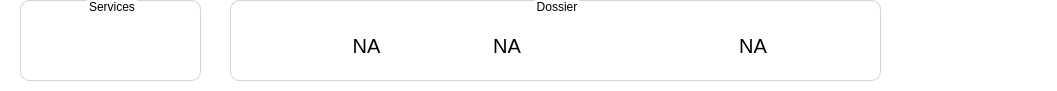
    <widget class="QFrame" name="topFrame">
     <property name="geometry">
      <rect>
       <x>0</x>
       <y>10</y>
       <width>1057</width>
       <height>91</height>
      </rect>
     </property>
     <property name="styleSheet">
      <string notr="true">background: transparent;
</string>
     </property>
     <property name="frameShape">
      <enum>QFrame::StyledPanel</enum>
     </property>
     <property name="frameShadow">
      <enum>QFrame::Raised</enum>
     </property>
     <widget class="QGroupBox" name="externalGroupBox">
      <property name="geometry">
       <rect>
        <x>20</x>
        <y>0</y>
        <width>181</width>
        <height>81</height>
       </rect>
      </property>
      <property name="styleSheet">
       <string notr="true">QGroupBox {
	font: 75 16pt &quot;Century Schoolbook L&quot;;
  border: 1px solid lightgrey;
  border-radius: 9px;
  margin-top: 0.5em;
  background: transparent;
}

QGroupBox::title {
     subcontrol-origin: margin;
     subcontrol-position: top center; 
}

QLabel {
background: transparent;
}</string>
      </property>
      <property name="title">
       <string>Services</string>
      </property>
      <widget class="QPushButton" name="pushButton_db">
       <property name="geometry">
        <rect>
         <x>10</x>
         <y>30</y>
         <width>40</width>
         <height>40</height>
        </rect>
       </property>
       <property name="toolTip">
        <string/>
       </property>
       <property name="autoFillBackground">
        <bool>false</bool>
       </property>
       <property name="styleSheet">
        <string notr="true">QPushButton {
background-image: url(:/images/db_button_red.png);
background-repeat: no-repeat; 
background-position: center;
border-radius:20px;
border-style: raised; 
border-width: 0px;
}

QPushButton:pressed {
border-style: raised; 
border-width: 4px;
border-color: white;
}</string>
       </property>
       <property name="text">
        <string/>
       </property>
      </widget>
      <widget class="QPushButton" name="pushButton_configuration">
       <property name="geometry">
        <rect>
         <x>130</x>
         <y>30</y>
         <width>40</width>
         <height>40</height>
        </rect>
       </property>
       <property name="toolTip">
        <string/>
       </property>
       <property name="autoFillBackground">
        <bool>false</bool>
       </property>
       <property name="styleSheet">
        <string notr="true">QPushButton {
background-image: url(:/images/settings_button.png);
background-repeat: no-repeat; 
background-position: center;
border-radius:20px;
border-style: raised; 
border-width: 0px;
}

QPushButton:pressed {
border-style: raised; 
border-width: 4px;
border-color: white;
}</string>
       </property>
       <property name="text">
        <string/>
       </property>
      </widget>
      <widget class="QPushButton" name="pushButton_nj1">
       <property name="geometry">
        <rect>
         <x>70</x>
         <y>30</y>
         <width>40</width>
         <height>40</height>
        </rect>
       </property>
       <property name="font">
        <font>
         <weight>75</weight>
         <bold>true</bold>
        </font>
       </property>
       <property name="toolTip">
        <string/>
       </property>
       <property name="autoFillBackground">
        <bool>false</bool>
       </property>
       <property name="styleSheet">
        <string notr="true">QPushButton {
background-image: url(:/images/button_red_40.png);
background-repeat: no-repeat; 
background-position: center;
border-radius:20px;
border-style: raised; 
border-width: 0px;
color: white;
}

QPushButton:pressed {
border-style: raised; 
border-width: 4px;
border-color: white;
}</string>
       </property>
       <property name="text">
        <string>NJ1</string>
       </property>
      </widget>
     </widget>
     <widget class="QGroupBox" name="dossierGroupBox">
      <property name="geometry">
       <rect>
        <x>230</x>
        <y>0</y>
        <width>651</width>
        <height>81</height>
       </rect>
      </property>
      <property name="styleSheet">
       <string notr="true">QGroupBox {
	font: 75 16pt &quot;Century Schoolbook L&quot;;
  border: 1px solid lightgrey;
  border-radius: 9px;
  margin-top: 0.5em;
  background: transparent;
}

QGroupBox::title {
     subcontrol-origin: margin;
     subcontrol-position: top center; 
}

QLabel {
background: transparent;
}</string>
      </property>
      <property name="title">
       <string>Dossier</string>
      </property>
      <widget class="QWidget" name="horizontalLayoutWidget">
       <property name="geometry">
        <rect>
         <x>10</x>
         <y>20</y>
         <width>633</width>
         <height>52</height>
        </rect>
       </property>
       <layout class="QHBoxLayout" name="horizontalLayout">
        <item>
         <widget class="QPushButton" name="pushButton_load_patient">
          <property name="minimumSize">
           <size>
            <width>50</width>
            <height>50</height>
           </size>
          </property>
          <property name="maximumSize">
           <size>
            <width>50</width>
            <height>50</height>
           </size>
          </property>
          <property name="font">
           <font>
            <family>Arial</family>
            <pointsize>16</pointsize>
            <weight>75</weight>
            <bold>true</bold>
           </font>
          </property>
          <property name="toolTip">
           <string extracomment="Charger patient"/>
          </property>
          <property name="toolTipDuration">
           <number>2</number>
          </property>
          <property name="styleSheet">
           <string notr="true">QPushButton {
background-image: url(:/images/button_man.png);
background-repeat: no-repeat; 
background-position: center;
border-radius:25px;
border-style: raised; 
border-width: 0px;
}

QPushButton:pressed {
background-image: url(:/images/button_man_pressed.png);
background-repeat: no-repeat; 
background-position: center;
border-radius:25px;
border-style: raised; 
border-width: 0px;
}</string>
          </property>
          <property name="text">
           <string/>
          </property>
          <property name="autoDefault">
           <bool>true</bool>
          </property>
         </widget>
        </item>
        <item>
         <spacer name="horizontalSpacer_2">
          <property name="orientation">
           <enum>Qt::Horizontal</enum>
          </property>
          <property name="sizeHint" stdset="0">
           <size>
            <width>40</width>
            <height>20</height>
           </size>
          </property>
         </spacer>
        </item>
        <item>
         <widget class="QLabel" name="label_id">
          <property name="maximumSize">
           <size>
            <width>80</width>
            <height>16777215</height>
           </size>
          </property>
          <property name="font">
           <font>
            <pointsize>15</pointsize>
            <weight>50</weight>
            <bold>false</bold>
           </font>
          </property>
          <property name="styleSheet">
           <string notr="true">border:0px; background-color: none;</string>
          </property>
          <property name="text">
           <string>NA</string>
          </property>
          <property name="alignment">
           <set>Qt::AlignCenter</set>
          </property>
         </widget>
        </item>
        <item>
         <widget class="QLabel" name="label_nom">
          <property name="minimumSize">
           <size>
            <width>240</width>
            <height>0</height>
           </size>
          </property>
          <property name="font">
           <font>
            <pointsize>15</pointsize>
            <weight>50</weight>
            <bold>false</bold>
           </font>
          </property>
          <property name="styleSheet">
           <string notr="true">border:0px; background-color: none;</string>
          </property>
          <property name="text">
           <string>NA</string>
          </property>
          <property name="alignment">
           <set>Qt::AlignCenter</set>
          </property>
         </widget>
        </item>
        <item>
         <widget class="QLabel" name="label_treatment_type">
          <property name="minimumSize">
           <size>
            <width>240</width>
            <height>0</height>
           </size>
          </property>
          <property name="font">
           <font>
            <pointsize>15</pointsize>
            <weight>50</weight>
            <bold>false</bold>
           </font>
          </property>
          <property name="styleSheet">
           <string notr="true">border:0px; background-color: none;</string>
          </property>
          <property name="text">
           <string>NA</string>
          </property>
          <property name="alignment">
           <set>Qt::AlignCenter</set>
          </property>
         </widget>
        </item>
       </layout>
      </widget>
     </widget>
    </widget>
